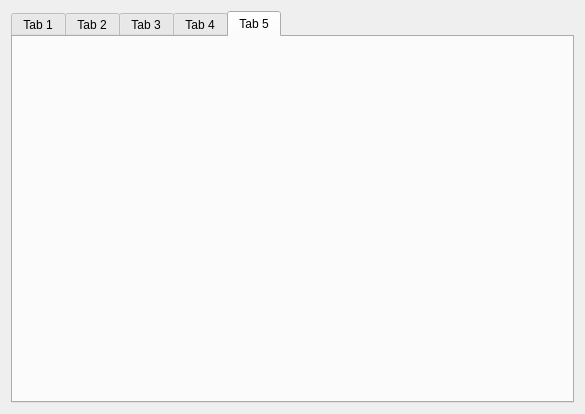
<?xml version="1.0" encoding="UTF-8"?>
<ui version="4.0">
 <class>MainWidget</class>
 <widget class="QWidget" name="MainWidget">
  <property name="geometry">
   <rect>
    <x>0</x>
    <y>0</y>
    <width>585</width>
    <height>414</height>
   </rect>
  </property>
  <property name="minimumSize">
   <size>
    <width>350</width>
    <height>340</height>
   </size>
  </property>
  <property name="windowTitle">
   <string>MainWidget</string>
  </property>
  <layout class="QVBoxLayout" name="verticalLayout">
   <item>
    <widget class="QTabWidget" name="pTabWidget">
     <property name="currentIndex">
      <number>4</number>
     </property>
     <widget class="QWidget" name="pTab1">
      <attribute name="title">
       <string>Tab 1</string>
      </attribute>
     </widget>
     <widget class="QWidget" name="pTab2">
      <attribute name="title">
       <string>Tab 2</string>
      </attribute>
     </widget>
     <widget class="QWidget" name="pTab3">
      <attribute name="title">
       <string>Tab 3</string>
      </attribute>
     </widget>
     <widget class="QWidget" name="pTab4">
      <attribute name="title">
       <string>Tab 4</string>
      </attribute>
     </widget>
     <widget class="QWidget" name="pTab5">
      <attribute name="title">
       <string>Tab 5</string>
      </attribute>
     </widget>
    </widget>
   </item>
  </layout>
 </widget>
 <resources/>
 <connections/>
</ui>
